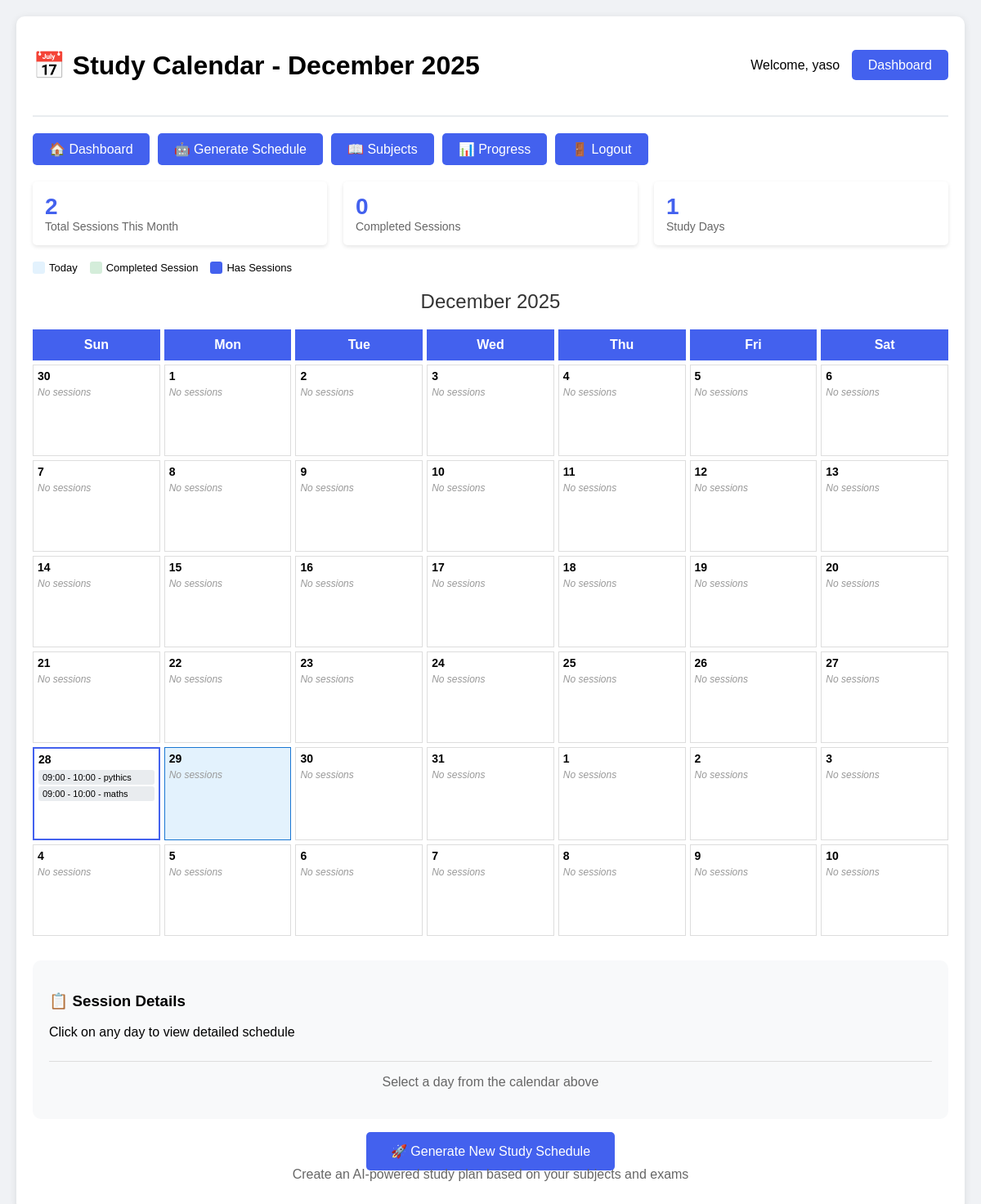
Page /calendar_view (signed in) on the committed database.
### tables this page shows
CREATE TABLE study_schedules (
    schedule_id INTEGER PRIMARY KEY AUTOINCREMENT,
    user_id INTEGER NOT NULL,
    subject_id INTEGER,
    topic_id INTEGER,
    scheduled_date DATE NOT NULL,
    start_time TIME NOT NULL,
    end_time TIME NOT NULL,
    study_method TEXT,
    is_completed INTEGER DEFAULT 0,
    completion_percentage INTEGER DEFAULT 0,
    notes TEXT,
    FOREIGN KEY (user_id) REFERENCES users(user_id) ON DELETE CASCADE,
    FOREIGN KEY (subject_id) REFERENCES subjects(subject_id) ON DELETE SET NULL,
    FOREIGN KEY (topic_id) REFERENCES syllabus_topics(topic_id) ON DELETE SET NULL
);

CREATE TABLE subjects (
    subject_id INTEGER PRIMARY KEY AUTOINCREMENT,
    user_id INTEGER NOT NULL,
    subject_name TEXT NOT NULL,
    exam_date DATE,
    self_rating INTEGER,
    current_level TEXT,
    weak_areas TEXT,
    strong_areas TEXT,
    past_score REAL,
    FOREIGN KEY (user_id) REFERENCES users(user_id) ON DELETE CASCADE
);

### app.py (the view)
@app.route('/calendar_view')
@login_required
def calendar_view():
    user_id = session['user_id']
    conn = get_db()
    today = datetime.now()
    month_start = today.replace(day=1).strftime('%Y-%m-%d')
    next_month = (today.replace(day=28) + timedelta(days=4)).replace(day=1)
    month_end = (next_month - timedelta(days=1)).strftime('%Y-%m-%d')
    monthly_schedule = conn.execute('''
        SELECT ss.*, s.subject_name, st.topic_name, st.difficulty
        FROM study_schedules ss
        LEFT JOIN subjects s ON ss.subject_id = s.subject_id
        LEFT JOIN syllabus_topics st ON ss.topic_id = st.topic_id
        WHERE ss.user_id = ? AND ss.scheduled_date BETWEEN ? AND ?
        ORDER BY ss.scheduled_date, ss.start_time
    ''', (user_id, month_start, month_end)).fetchall()
    schedule_by_date = {}
    for item in monthly_schedule:
        date_str = item['scheduled_date']
        if date_str not in schedule_by_date:
            schedule_by_date[date_str] = []
        schedule_by_date[date_str].append({
            'subject': item['subject_name'],
            'topic': item['topic_name'],
            'time': f"{item['start_time']} - {item['end_time']}",
            'difficulty': item['difficulty'],
            'is_completed': bool(item['is_completed'])
        })
    total_sessions = len(monthly_schedule)
    completed_sessions = sum(1 for item in monthly_schedule if item['is_completed'])
    calendar_dates = []
    current = datetime.strptime(month_start, '%Y-%m-%d')
    while current.weekday() != 6:  # 6 = Sunday
        current -= timedelta(days=1)
    for i in range(42):
        date_str = current.strftime('%Y-%m-%d')
        day_schedule = schedule_by_date.get(date_str, [])
        calendar_dates.append({
            'date': date_str,
            'day': current.day,
            'is_today': date_str == today.strftime('%Y-%m-%d'),
            'has_schedule': len(day_schedule) > 0,
            'sessions': day_schedule
        })
        current += timedelta(days=1)
    study_days = sum(1 for date_str, sessions in schedule_by_date.items()
                    if month_start <= date_str <= month_end and sessions)
    conn.close()
    return render_template('calendar_view.html',
                         calendar_dates=calendar_dates,
                         schedule_by_date=schedule_by_date,
                         current_month=today.strftime('%B %Y'),
                         total_sessions=total_sessions,
                         completed_sessions=completed_sessions,
                         study_days=study_days)

### app.py (called while the page is built)
def get_db():
    conn = sqlite3.connect(DATABASE)
    conn.row_factory = sqlite3.Row
    return conn

def login_required(f):
    @wraps(f)
    def decorated_function(*args, **kwargs):
        if 'user_id' not in session:
            return redirect('/login')
        return f(*args, **kwargs)
    return decorated_function

### templates/calendar_view.html (shortened to what this page needs)
<!DOCTYPE html>
<html>
<head>
</head>
<body>
    <div class="container">
        <div class="header">
            <h1>📅 Study Calendar - {{ current_month }}</h1>
            <div>
                <span>Welcome, {{ session.username }}</span>
                <a href="/dashboard" class="btn" style="margin-left: 10px;">Dashboard</a>
            </div>
        </div>
        <div class="nav">
            <a href="/dashboard" class="btn">🏠 Dashboard</a>
            <a href="/ai_schedule_generator" class="btn">🤖 Generate Schedule</a>
            <a href="/subject_management" class="btn">📖 Subjects</a>
            <a href="/progress_tracking" class="btn">📊 Progress</a>
            <a href="/logout" class="btn">🚪 Logout</a>
        </div>
        <div class="stats">
            <div class="stat-box">
                <div class="stat-value">{{ total_sessions }}</div>
                <div class="stat-label">Total Sessions This Month</div>
            </div>
            <div class="stat-box">
                <div class="stat-value">{{ completed_sessions }}</div>
                <div class="stat-label">Completed Sessions</div>
            </div>
            <div class="stat-box">
                <div class="stat-value">{{ study_days }}</div>
                <div class="stat-label">Study Days</div>
            </div>
        </div>
        <div class="legend">
            <div class="legend-item">
                <div class="legend-color" style="background: #e3f2fd;"></div>
                <span>Today</span>
            </div>
            <div class="legend-item">
                <div class="legend-color" style="background: #d4edda;"></div>
                <span>Completed Session</span>
            </div>
            <div class="legend-item">
                <div class="legend-color" style="background: #4361ee;"></div>
                <span>Has Sessions</span>
            </div>
        </div>
        <div class="month-header">{{ current_month }}</div>
        <div class="calendar">
            <div class="day-header">Sun</div>
            <div class="day-header">Mon</div>
            <div class="day-header">Tue</div>
            <div class="day-header">Wed</div>
            <div class="day-header">Thu</div>
            <div class="day-header">Fri</div>
            <div class="day-header">Sat</div>
            {% for day in calendar_dates %}
                <div class="day-cell {% if day.is_today %}today{% endif %}"
                     onclick="showDetails('{{ day.date }}')"
                     style="{% if day.has_schedule %}border-color: #4361ee; border-width: 2px;{% endif %}">
                    <div class="day-number">{{ day.day }}</div>
                    {% if day.sessions %}
                        {% for session in day.sessions %}
                            {% if loop.index <= 3 %}
                            <div class="session-item {% if session.is_completed %}session-completed{% endif %}"
                                 title="{{ session.subject }} - {{ session.topic }}">
                                {{ session.time }} - {{ session.subject }}
                            </div>
                            {% endif %}
                        {% endfor %}
                    {% else %}
                        <div class="no-sessions">No sessions</div>
                    {% endif %}
                </div>
            {% endfor %}
        </div>
        <div class="details-panel" id="detailsPanel">
            <div class="details-header">
                <h3>📋 Session Details</h3>
                <p>Click on any day to view detailed schedule</p>
            </div>
            <div id="dayDetails">
                <p style="color: #666; text-align: center;">Select a day from the calendar above</p>
            </div>
        </div>
        <div style="text-align: center; margin-top: 30px;">
            <a href="/ai_schedule_generator" class="btn" style="padding: 15px 30px; font-size: 16px;">
                🚀 Generate New Study Schedule
            </a>
            <p style="color: #666; margin-top: 10px;">
                Create an AI-powered study plan based on your subjects and exams
            </p>
        </div>
    </div>
</body>
</html>

### templates/calendar_view.html (style rules this page uses)
body { font-family: Arial, sans-serif; margin: 20px; background: #f0f2f5; }
.container { max-width: 1200px; margin: 0 auto; background: white; padding: 20px; border-radius: 10px; box-shadow: 0 2px 10px rgba(0,0,0,0.1); }
.header { display: flex; justify-content: space-between; align-items: center; margin-bottom: 20px; padding-bottom: 20px; border-bottom: 2px solid #e9ecef; }
.nav { display: flex; gap: 10px; margin-bottom: 20px; flex-wrap: wrap; }
.btn { padding: 10px 20px; background: #4361ee; color: white; text-decoration: none; border-radius: 5px; border: none; cursor: pointer; }
.month-header { text-align: center; font-size: 24px; margin: 20px 0; color: #333; }
.calendar { display: grid; grid-template-columns: repeat(7, 1fr); gap: 5px; margin-bottom: 30px; }
.day-header { background: #4361ee; color: white; padding: 10px; text-align: center; font-weight: bold; }
.day-cell { min-height: 100px; border: 1px solid #ddd; padding: 5px; position: relative; background: white; }
.day-cell.today { background: #e3f2fd; border-color: #1976d2; }
.day-number { font-weight: bold; font-size: 14px; margin-bottom: 5px; }
.session-item { background: #e9ecef; padding: 3px 5px; margin: 2px 0; border-radius: 3px; font-size: 11px; overflow: hidden; text-overflow: ellipsis; white-space: nowrap; }
.no-sessions { color: #999; font-style: italic; font-size: 12px; }
.details-panel { background: #f8f9fa; padding: 20px; border-radius: 10px; margin-top: 20px; }
.details-header { margin-bottom: 15px; padding-bottom: 10px; border-bottom: 1px solid #ddd; }
.stats { display: flex; gap: 20px; margin-bottom: 20px; flex-wrap: wrap; }
.stat-box { flex: 1; min-width: 200px; background: white; padding: 15px; border-radius: 5px; box-shadow: 0 2px 5px rgba(0,0,0,0.1); }
.stat-value { font-size: 28px; font-weight: bold; color: #4361ee; }
.stat-label { color: #666; font-size: 14px; }
.legend { display: flex; gap: 15px; margin: 15px 0; flex-wrap: wrap; }
.legend-item { display: flex; align-items: center; gap: 5px; font-size: 13px; }
.legend-color { width: 15px; height: 15px; border-radius: 3px; }

### rows in the picture
study_schedules: time "09:00 - 10:00", subject "pythics"
study_schedules: time "09:00 - 10:00", subject "maths"

### other values in the picture
{{ current_month }} "December 2025"
{{ session.username }} "yaso"
{{ total_sessions }} "2"
{{ completed_sessions }} "0"
{{ study_days }} "1"
{{ day.day }} "30" "1" "2" "3" "4" "5" "6" "7" "8" "9" "10" "11" "12" "13" "14" "15" "16" "17" "18" "19" "20" "21" "22" "23" "24" "25" "26" "27" "28" "29" "30" "31" "1" "2" "3" "4" "5" "6" "7" "8" "9" "10"
